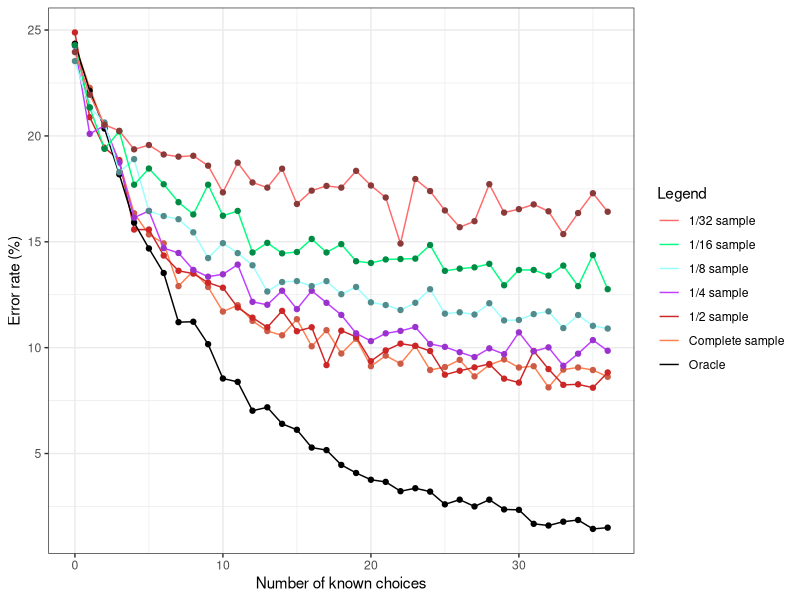
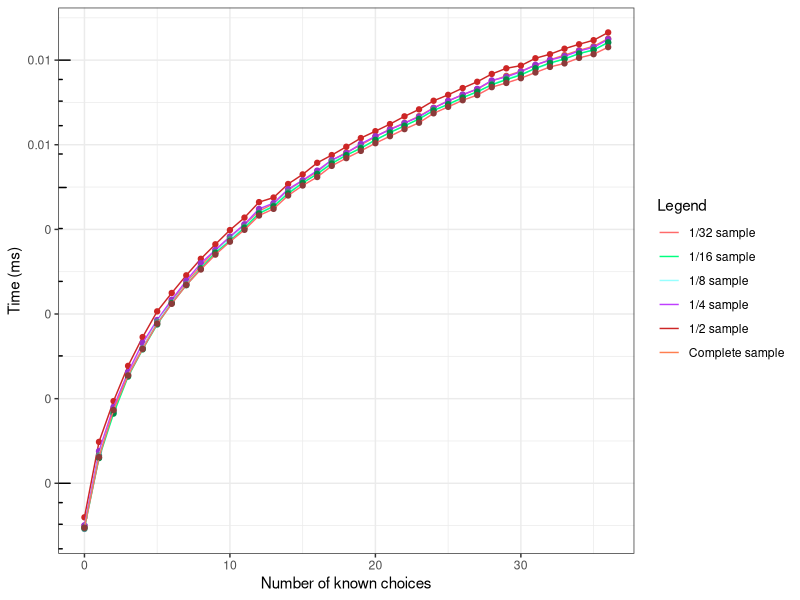

Write R code to recreate these figures, in order.
library(ggplot2)

#--------------------------------------------------------------------------------------------
#Parametres globaux
dataset_name = "alarm"
algo_name = "naif"
taille_img_x = 1024/2
taille_img_y = 720/2
#fin parametres globaux
#--------------------------------------------------------------------------------------------

#--------------------------------------------------------------------------------------------
#data

oracle = c(0.7565026010404161,0.7787114845938375,0.7965186074429772,0.8181272509003601,0.84093637454982,0.8531412565026011,0.8647458983593438,0.8879551820728291,0.8877551020408163,0.898359343737495,0.9145658263305322,0.9161664665866347,0.9297719087635054,0.928171268507403,0.9359743897559024,0.9387755102040817,0.9471788715486195,0.9483793517406963,0.9553821528611445,0.9591836734693877,0.9623849539815926,0.9633853541416567,0.9677871148459384,0.9663865546218487,0.9679871948779512,0.9739895958383353,0.9717887154861945,0.9749899959983993,0.9717887154861945,0.976390556222489,0.9765906362545018,0.9831932773109243,0.9839935974389756,0.9821928771508603,0.9813925570228091,0.985594237695078,0.9849939975990396)
courbe1 = c(0.7565026010404161,0.7773109243697479,0.795718287314926,0.8123249299719888,0.8365346138455382,0.8465386154461785,0.8507402961184474,0.8709483793517407,0.8637454981992797,0.8713485394157663,0.882953181272509,0.879951980792317,0.8873549419767908,0.8921568627450981,0.894157663065226,0.8865546218487395,0.899359743897559,0.8917567026810724,0.9027611044417767,0.8957583033213286,0.9087635054021609,0.9037615046018407,0.907563025210084,0.8991596638655462,0.9105642256902761,0.9091636654661864,0.9057623049219687,0.9135654261704682,0.9081632653061225,0.905562224889956,0.9093637454981993,0.9087635054021609,0.9187675070028011,0.9103641456582633,0.9093637454981993,0.9105642256902761,0.913765506202481)
courbe1_2 = c(0.7511336356361696,0.7911443051480395,0.8055481461723126,0.8114163777007202,0.8442251267004535,0.8442251267004535,0.8564950653507603,0.8636969858628968,0.8650306748466258,0.8692984795945585,0.8716991197652707,0.8810349426513737,0.8858362229927981,0.8903707655374766,0.8826353694318485,0.8922379301146972,0.8903707655374766,0.9082421979194452,0.8919711923179514,0.8949053080821553,0.9063750333422246,0.9013070152040544,0.8981061616431049,0.899173112830088,0.9015737530008002,0.9127767404641237,0.9109095758869031,0.9093091491064283,0.9077087223259536,0.9146439050413444,0.916511069618565,0.9015737530008002,0.9101093624966657,0.9175780208055482,0.9173112830088024,0.9189117097892772,0.9117097892771405)
courbe1_4 = c(0.7574302697759487,0.799039780521262,0.7951531778692272,0.8125285779606767,0.838591678097851,0.8353909465020576,0.8529949702789209,0.855281207133059,0.8632830361225423,0.8664837677183356,0.8653406492912665,0.8607681755829903,0.8783721993598537,0.8797439414723366,0.8731138545953361,0.8818015546410608,0.8731138545953361,0.8788294467306813,0.8845450388660265,0.8932327389117513,0.8968907178783722,0.8932327389117513,0.8920896204846822,0.8902606310013718,0.8982624599908551,0.8996342021033379,0.9021490626428899,0.904435299497028,0.9003200731595793,0.903063557384545,0.8927754915409236,0.9016918152720622,0.8998628257887518,0.9085505258344765,0.9028349336991313,0.8964334705075446,0.9014631915866483)
courbe1_8 = c(0.764668231278003,0.7866439086835929,0.7936846596970344,0.8171538297418391,0.8109665030936634,0.8355024535950502,0.8378493705995306,0.8393428632387455,0.8455301898869213,0.8576914870919565,0.850650736078515,0.855344570087476,0.861105184553019,0.8734798378493706,0.8689993599317261,0.8685726477490933,0.8709195647535737,0.8685726477490933,0.874759974397269,0.8713462769362065,0.8786003840409644,0.8798805205888628,0.8822274375933433,0.8788137401322808,0.8724130573927885,0.8839342863238745,0.8832942180499254,0.8843609985065074,0.8790270962235972,0.8871346276936206,0.8869212716023043,0.884147642415191,0.8828675058672925,0.8907616812459995,0.8845743545978237,0.8896949007894175,0.890975037337316)
courbe1_16 = c(0.7571753045632872,0.7864959735701011,0.8061119141028288,0.7978525707206278,0.8230435680363412,0.8154036754078051,0.822837084451786,0.8313029114185422,0.837084451786083,0.8230435680363412,0.8377039025397481,0.8354325831096427,0.8550485236423704,0.8505058847821598,0.8554614908114805,0.8548420400578154,0.8486475325211645,0.8550485236423704,0.8511253355358249,0.859178195333471,0.8600041296716912,0.8583522609952509,0.8581457774106959,0.8579392938261409,0.8515383027049349,0.8637208341936816,0.8626884162709064,0.8620689655172413,0.8604170968408011,0.8705347924839976,0.8633078670245715,0.8633078670245715,0.8659921536237869,0.8612430311790212,0.8709477596531076,0.8562874251497006,0.8723931447449927)
courbe1_32= c(0.7604145498882341,0.7805324121113595,0.7947571631782158,0.797602113391587,0.8063401747612274,0.8043080674659622,0.8087787035155456,0.8097947571631782,0.8093883357041252,0.8140621824832351,0.8266612477138793,0.8126397073765494,0.8219874009347694,0.8244259296890876,0.8154846575899207,0.8321479374110953,0.8258484047957733,0.8236130867709816,0.8244259296890876,0.8165007112375533,0.823409876041455,0.8290997764681975,0.8508433245275351,0.8203617150985572,0.8260516155252997,0.8351960983539931,0.8431213168055274,0.8402763665921561,0.8228002438528754,0.8362121520016257,0.8345864661654135,0.8323511481406218,0.8356025198130461,0.8463726884779517,0.8364153627311522,0.8270676691729323,0.8358057305425727)

tps_courbe1 = c(7.936918767507003E-4,0.0011515302120848339,0.001487282713085234,0.0018068359343737495,0.0020886490596238494,0.002416655662264906,0.0026974421768707485,0.002975955782312925,0.003261547819127651,0.0035494239695878353,0.003823299119647859,0.004080865346138455,0.004394667667066827,0.0045784957983193274,0.004926040416166466,0.0051899153661464584,0.005447185474189676,0.0057940652260904365,0.006051786514605842,0.006303227090836335,0.006591891956782713,0.0068678813525410165,0.007102014805922369,0.0073705584233693475,0.007715587434973989,0.0080090856342537,0.008284668867547019,0.008540610244097638,0.008928211884753902,0.009178201080432173,0.00941289075630252,0.009722789315726291,0.010020828731492596,0.010278527410964385,0.010547804921968787,0.010785344137655061,0.011240849539815927)
tps_courbe1_2 = c(8.309546545745533E-4,0.001252491064283809,0.001563989597225927,0.0018942934115764203,0.002215493198186183,0.002548440917578021,0.0028166692451320353,0.003100308615630835,0.0033916070952253936,0.0036705086689783942,0.003966024806615097,0.00424447292611363,0.00461783355561483,0.004734368098159509,0.0050964219791944515,0.00536912536676447,0.0057189522539343824,0.0059649098426247,0.006241758602293945,0.006544046145638837,0.006793066417711389,0.0070603851693785006,0.0073641363030141375,0.007649408375566818,0.008016673512936784,0.008278150973592958,0.008589639637236596,0.00888834835956255,0.009274868231528408,0.009564427580688184,0.009705023206188317,0.01010215657508669,0.010326051213656975,0.010640058415577486,0.010901476660442784,0.011145565217391304,0.011626103494265138)
tps_courbe1_4 = c(7.953612254229538E-4,0.0011909211248285322,0.0015138486511202562,0.0018301495198902607,0.00214677617741198,0.002431254000914495,0.0027149062642889805,0.0030103477366255145,0.003311445816186557,0.003559721993598537,0.0038267716049382714,0.004093438957475995,0.004449852309099223,0.0045932700045724735,0.004954103566529492,0.005201666209419296,0.005480743484224965,0.005806328989483311,0.006025816643804298,0.006340823273891175,0.006607283036122543,0.006851097393689986,0.007098893232738912,0.0073489561042524,0.007701622542295382,0.008010059670781894,0.008284767032464564,0.008549330589849108,0.008951777549154093,0.009128645404663923,0.009392501143118428,0.009745401920438957,0.01000514357567444,0.010214365112025605,0.010514438957475995,0.010723836305441244,0.01120079812528578)
tps_courbe1_8 = c(7.801147855771282E-4,0.0011635491785790485,0.001473604864518882,0.0017977736291871133,0.0020838288884147643,0.0024078075528056325,0.0026705662470663536,0.0029532323447834436,0.003221668017921912,0.0035143671858331557,0.0037837793898015787,0.004037160870492853,0.004358501386814593,0.004532224663964156,0.004888572221036911,0.00513721399615959,0.005387012588009388,0.00575682824834649,0.005949175165350971,0.00622263217409857,0.0064710305099210585,0.006743793044591423,0.0069973981224663966,0.007264138894815447,0.007624440366972477,0.007833342436526563,0.00815255749946661,0.008396352037550672,0.00876841305739279,0.009036787283976958,0.009267201621506294,0.009541300405376573,0.009810707702154897,0.010090736931939407,0.010367962876040112,0.010589656923405162,0.010991834435673139)
tps_courbe1_16 = c(7.847425149700599E-4,0.0011467871154243238,0.0014612205244683048,0.0017874257691513525,0.0020720448069378485,0.002373501135659715,0.0026650142473673344,0.0029380311790212677,0.0032195552343588685,0.003505662192855668,0.0037392651249225687,0.004015311170761924,0.004340719595292174,0.004513369399132769,0.004839020028907702,0.00512524117282676,0.005383862688416271,0.005695819739830683,0.005962016931653933,0.006192108197398307,0.006477806731364857,0.006743355151765435,0.006994676233739418,0.007259833367747264,0.0076047697708032215,0.007866402436506298,0.008155682428246954,0.008422688622754491,0.008745306834606649,0.008991189345447037,0.009225735907495354,0.00956529465207516,0.00984782180466653,0.010057056576502169,0.010361780714433203,0.010566755936403056,0.011013825108403883)
tps_courbe1_32= c(7.850132086974193E-4,0.0011530959154643365,0.0014898427148953464,0.0017978130461288357,0.002077380816907133,0.0023836547449705343,0.002655229221702906,0.0029425224547856127,0.0032003930095509045,0.0034707258687258686,0.0037233901646006907,0.003971757163178216,0.004292782564519406,0.004451563706563706,0.004787549075391181,0.005054622637675269,0.005293863239179028,0.005624758382442593,0.005866376346271083,0.006102573257467994,0.006363243852875432,0.006610709408656777,0.006869459865880919,0.007113212355212355,0.007486552326762853,0.007754832960780329,0.008039229018492177,0.008268393415972363,0.008631649258280838,0.00883242918106076,0.009062586669376142,0.009349440357650883,0.009637183905710221,0.00982299512294249,0.010121936801463118,0.010327251574883154,0.010731873399715505)

#--------------------------------------------------------------------------------------------
#parametres graphes
# -- manuels
x_pas_erreur = 4
y_pas_erreur = 3
x_legend_erreur = 0
y_legend_erreur = 50
y_padding_erreur = 1

x_pas_time = 4
y_pas_time = 3
x_legend_time = 0
y_legend_time = 0.013
y_padding_time = 0.01

# -- auto calcul

#MAJ VERS ERROR
oracle = 100-100*oracle
courbe1 = 100-100*courbe1
courbe1_2 = 100-100*courbe1_2
courbe1_4 = 100-100*courbe1_4
courbe1_8 = 100-100*courbe1_8
courbe1_16 = 100-100*courbe1_16
courbe1_32 = 100-100*courbe1_32

nb_val = length(oracle)

min_val_erreur = 30000
min_val_erreur = min(min_val_erreur,100-100*oracle)
min_val_erreur = min(min_val_erreur,100-100*courbe1)
min_val_erreur = min(min_val_erreur,100-100*courbe1_2)
min_val_erreur = min(min_val_erreur,100-100*courbe1_4)
min_val_erreur = min(min_val_erreur,100-100*courbe1_8)
min_val_erreur = min(min_val_erreur,100-100*courbe1_16)
min_val_erreur = min(min_val_erreur,100-100*courbe1_32)
min_val_erreur = ceiling(min_val_erreur)

max_val_erreur = 0
max_val_erreur = max(max_val_erreur,100-100*oracle)
max_val_erreur = max(max_val_erreur,100-100*courbe1)
max_val_erreur = max(max_val_erreur,100-100*courbe1_2)
max_val_erreur = max(max_val_erreur,100-100*courbe1_4)
max_val_erreur = max(max_val_erreur,100-100*courbe1_8)
max_val_erreur = max(max_val_erreur,100-100*courbe1_16)
max_val_erreur = max(max_val_erreur,100-100*courbe1_32)
max_val_erreur = floor(max_val_erreur)

size = 0:(nb_val-1)
x_lim_erreur = c(0,(nb_val-1))
if(min_val_erreur-y_padding_erreur <= 0){
  min_val_erreur = min_val_erreur+y_padding_erreur+0.00001
}
y_lim_erreur = c((min_val_erreur-y_padding_erreur),(max_val_erreur+y_padding_erreur))
x_axp_erreur = c(0, (nb_val-1), x_pas_erreur)
y_axp_erreur = c((min_val_erreur-y_padding_erreur),(max_val_erreur+y_padding_erreur),y_pas_erreur)

min_val_time = 30000
min_val_time = min(min_val_erreur,100-100*tps_courbe1)
min_val_time = min(min_val_erreur,100-100*tps_courbe1_2)
min_val_time = min(min_val_erreur,100-100*tps_courbe1_4)
min_val_time = min(min_val_erreur,100-100*tps_courbe1_8)
min_val_time = min(min_val_erreur,100-100*tps_courbe1_16)
min_val_time = min(min_val_erreur,100-100*tps_courbe1_32)
min_val_time = ceiling(min_val_erreur)

max_val_time = 0
max_val_time = max(max_val_time,tps_courbe1)
max_val_time = max(max_val_time,tps_courbe1_2)
max_val_time = max(max_val_time,tps_courbe1_4)
max_val_time = max(max_val_time,tps_courbe1_8)
max_val_time = max(max_val_time,tps_courbe1_16)
max_val_time = max(max_val_time,tps_courbe1_32)
max_val_time = floor(max_val_time)

x_lim_time = c(0,(nb_val-1))
if(min_val_time-y_padding_time <= 0){
  min_val_time = min_val_time+y_padding_time+0.00001
}

png(file=paste("Taux_erreur_sur_",dataset_name,"_",algo_name,".png",sep=""), bg="white", width=taille_img_x, height=taille_img_y, pointsize = 12)
(ggplot(NULL, aes(size)) + #scale_y_log10(breaks = round(seq(0, 100, by = 5),1)) + annotation_logticks(sides="l") +
  ylab("Error rate (%)") + xlab("Number of known choices") + theme_bw() #+ theme(legend.position="bottom")
+geom_line(aes(y=courbe1, colour="Complete sample",shape="a")) + geom_point(aes(y=courbe1), colour="coral3") 
+geom_line(aes(y=courbe1_2, colour="1/2 sample",shape="b")) + geom_point(aes(y=courbe1_2), colour="firebrick3") 
+geom_line(aes(y=oracle, colour="Oracle",shape="b")) + geom_point(aes(y=oracle), colour="black") 
+geom_line(aes(y=courbe1_4, colour="1/4 sample")) + geom_point(aes(y=courbe1_4), colour="darkorchid3") 
+geom_line(aes(y=courbe1_8, colour="1/8 sample")) + geom_point(aes(y=courbe1_8), colour="darkslategray4") 
+geom_line(aes(y=courbe1_16, colour="1/16 sample")) + geom_point(aes(y=courbe1_16), colour="springgreen4") 
+geom_line(aes(y=courbe1_32, colour="1/32 sample")) + geom_point(aes(y=courbe1_32), colour="indianred4") 
+ scale_colour_manual(name = 'Legend', guide = 'legend',
                      limits = c(NULL
                                 ,'1/32 sample' #1_32
                                 ,'1/16 sample' #1_16
                                 ,'1/8 sample' #1_8
                                 ,'1/4 sample' #1_4
                                 ,'1/2 sample' #1_2
                                 ,'Complete sample' #courbe1
                                 ,'Oracle' #oracleVrai
                      ),
                      values =c(NULL
                                ,'Complete sample'='coral' #courbe1
                                ,'1/2 sample'='firebrick3' #1_2
                                ,'1/4 sample'='darkorchid1' #1_4
                                ,'1/8 sample'='darkslategray1' #1_8
                                ,'1/16 sample'='springgreen' #1_16
                                ,'1/32 sample'='indianred1' #1_32
                                ,'Oracle'='black' #oracleVrai
                      )))

dev.off()

png(file=paste("Temps_sur_",dataset_name,"_",algo_name,".png",sep=""), bg="white", width=taille_img_x, height=taille_img_y, pointsize = 12)
(ggplot(NULL, aes(size))
+ scale_y_log10(
  breaks = scales::trans_breaks("log10", function(x) 10^x),
  labels = scales::trans_format("log10", function(x) round(10^x,2)))
+ annotation_logticks(sides="l")
+ theme_bw() +
  ylab("Time (ms)") + xlab("Number of known choices") #+ theme(legend.position="bottom")
+geom_line(aes(y=tps_courbe1, colour="Complete sample",shape="a")) + geom_point(aes(y=tps_courbe1), colour="coral3") 
+geom_line(aes(y=tps_courbe1_2, colour="1/2 sample",shape="b")) + geom_point(aes(y=tps_courbe1_2), colour="firebrick3") 
+geom_line(aes(y=tps_courbe1_4, colour="1/4 sample")) + geom_point(aes(y=tps_courbe1_4), colour="darkorchid3") 
+geom_line(aes(y=tps_courbe1_8, colour="1/8 sample")) + geom_point(aes(y=tps_courbe1_8), colour="darkslategray4") 
+geom_line(aes(y=tps_courbe1_16, colour="1/16 sample")) + geom_point(aes(y=tps_courbe1_16), colour="springgreen4") 
+geom_line(aes(y=tps_courbe1_32, colour="1/32 sample")) + geom_point(aes(y=tps_courbe1_32), colour="indianred4") 
+ scale_colour_manual(name = 'Legend', guide = 'legend',
                      limits = c(NULL
                                 ,'1/32 sample' #1_32
                                 ,'1/16 sample' #1_16
                                 ,'1/8 sample' #1_8
                                 ,'1/4 sample' #1_4
                                 ,'1/2 sample' #1_2
                                 ,'Complete sample' #courbe1
                      ),
                      values =c(NULL
                                ,'Complete sample'='coral' #courbe1
                                ,'1/2 sample'='firebrick3' #1_2
                                ,'1/4 sample'='darkorchid1' #1_4
                                ,'1/8 sample'='darkslategray1' #1_8
                                ,'1/16 sample'='springgreen' #1_16
                                ,'1/32 sample'='indianred1' #1_32
                      )))
dev.off()
